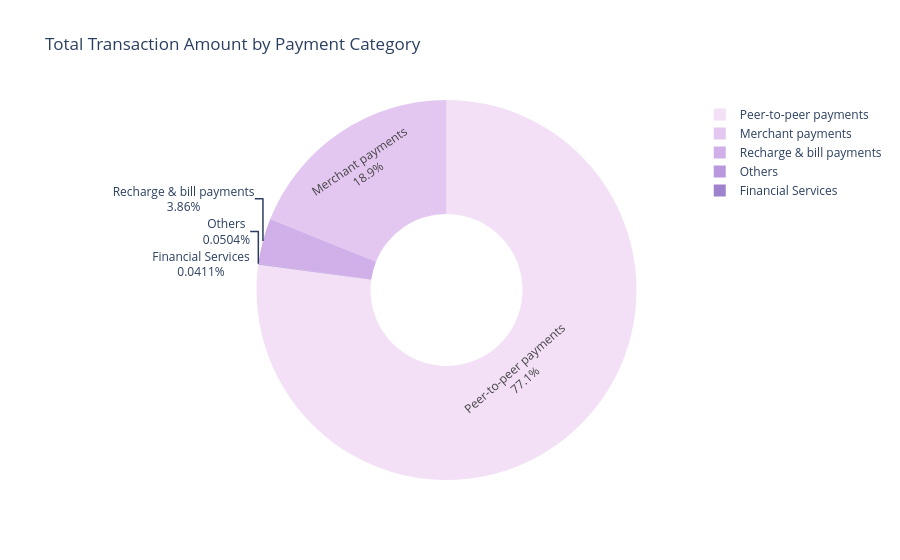

Notebook cell for this chart:
### Markdown cell above
#### Chart - 1: Transaction Categories

### Code cell
# Chart - 1 visualization code
# Univariate Analysis: Transaction Categories
df_cat = df_agg_trans.groupby('Transaction_Type')['Amount'].sum().reset_index()

fig1 = px.pie(df_cat, values='Amount', names='Transaction_Type', 
             title='Total Transaction Amount by Payment Category',
             hole=0.4, color_discrete_sequence=px.colors.sequential.Purp)
fig1.update_traces(textinfo='percent+label')
fig1.show()

### Figure 1 — Plotly figure (JSON) as saved in the notebook; plotly's stock layout.template omitted (floating-point values rounded to 4 significant figures)
{"data": [{"domain": {"x": [0, 1], "y": [0, 1]}, "hole": 0.4, "hovertemplate": "Transaction_Type=%{label}<br>Amount=%{value}<extra></extra>", "labels": ["Financial Services", "Merchant payments", "Others", "Peer-to-peer payments", "Recharge & bill payments"], "legendgroup": "", "name": "", "showlegend": true, "textinfo": "percent+label", "type": "pie", "values": [142000000000.0, 65340000000000.0, 174300000000.0, 266500000000000.0, 13340000000000.0]}], "layout": {"legend": {"tracegroupgap": 0}, "piecolorway": ["rgb(243, 224, 247)", "rgb(228, 199, 241)", "rgb(209, 175, 232)", "rgb(185, 152, 221)", "rgb(159, 130, 206)", "rgb(130, 109, 186)", "rgb(99, 88, 159)"], "title": {"text": "Total Transaction Amount by Payment Category"}}}
